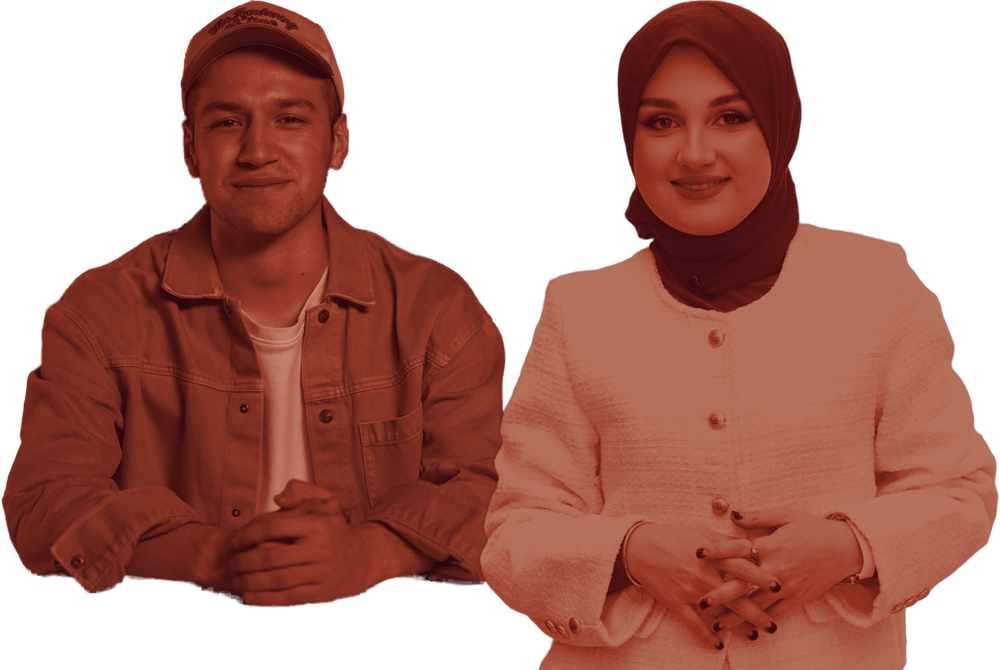
#> input picture super-ai-seminar/design/assets/crew_pair.png, 1000 x 670 px, shrunk from 1295 x 868 before the run
$ python -i grade.py   (imports and definitions only)
#> lines starting #> are read from the running program, lines starting #| are printed output that depends on the picture
"""Spiker rasmlarini yagona uslubga keltirish uchun ranglar bilan ishlash."""
from PIL import Image, ImageEnhance, ImageFilter
import numpy as np

# to'q fon uchun duoton ramp: soya -> o'rta -> yorug'lik
SHADOW = (52, 10, 16)
MID = (150, 48, 30)


def ramp_lut(high):
    lut = np.zeros((256, 3), dtype=np.float32)
    for i in range(256):
        t = i / 255.0
        if t < 0.5:
            k = t / 0.5
            c = [SHADOW[j] + (MID[j] - SHADOW[j]) * k for j in range(3)]
        else:
            k = (t - 0.5) / 0.5
            c = [MID[j] + (high[j] - MID[j]) * k for j in range(3)]
        lut[i] = c
    return lut


def clean_alpha(im, res):
    """Fondagi juda past alfa qiymatlarini nolga tushiradi (hoshiya yo'qoladi)."""
    al = np.asarray(im.getchannel('A')).astype(np.float32)
    lo, hi = 26.0, 232.0
    al = ((al - lo) * (255.0 / (hi - lo))).clip(0, 255)
    res.putalpha(Image.fromarray(al.astype(np.uint8)).filter(ImageFilter.GaussianBlur(0.6)))
    return res


def apply_grade(im, mix, contrast, brightness, high, saturation=0.72):
    """To'q burgundi duoton (qora-qizil fon uchun)."""
    rgb = im.convert('RGB')
    rgb = ImageEnhance.Color(rgb).enhance(saturation)
    rgb = ImageEnhance.Contrast(rgb).enhance(contrast)
    rgb = ImageEnhance.Brightness(rgb).enhance(brightness)
    a = np.asarray(rgb).astype(np.float32)
    lum = (0.299 * a[..., 0] + 0.587 * a[..., 1] + 0.114 * a[..., 2]).clip(0, 255).astype(np.uint8)
    duo = ramp_lut(high)[lum]
    out = (a * (1 - mix) + duo * mix).clip(0, 255).astype(np.uint8)
    return clean_alpha(im, Image.fromarray(out).convert('RGBA'))


def apply_light_grade(im, gains=(1.0, 1.0, 1.0), brightness=1.0, contrast=1.0,
                      saturation=1.0, lift=0.0):
    """Oq fon uchun: kanal balansi bilan ikkala rasmning rang harorati tenglashtiriladi."""
    rgb = im.convert('RGB')
    rgb = ImageEnhance.Color(rgb).enhance(saturation)
    rgb = ImageEnhance.Contrast(rgb).enhance(contrast)
    rgb = ImageEnhance.Brightness(rgb).enhance(brightness)
    a = np.asarray(rgb).astype(np.float32)
    a *= np.array(gains, dtype=np.float32)
    if lift:
        a = a + (255.0 - a) * lift          # soyalarni yumshatish
    out = a.clip(0, 255).astype(np.uint8)
    return clean_alpha(im, Image.fromarray(out).convert('RGBA'))

>>> from PIL import Image
>>> picture = Image.open('assets/crew_pair.png')
#> picture is the input picture: PIL image 1000x670 RGBA; mean R, G, B, A 88.7, 41.3, 32, 158
>>> result = apply_light_grade(picture)
#> in apply_light_grade, `rgb = im.convert('RGB')`:
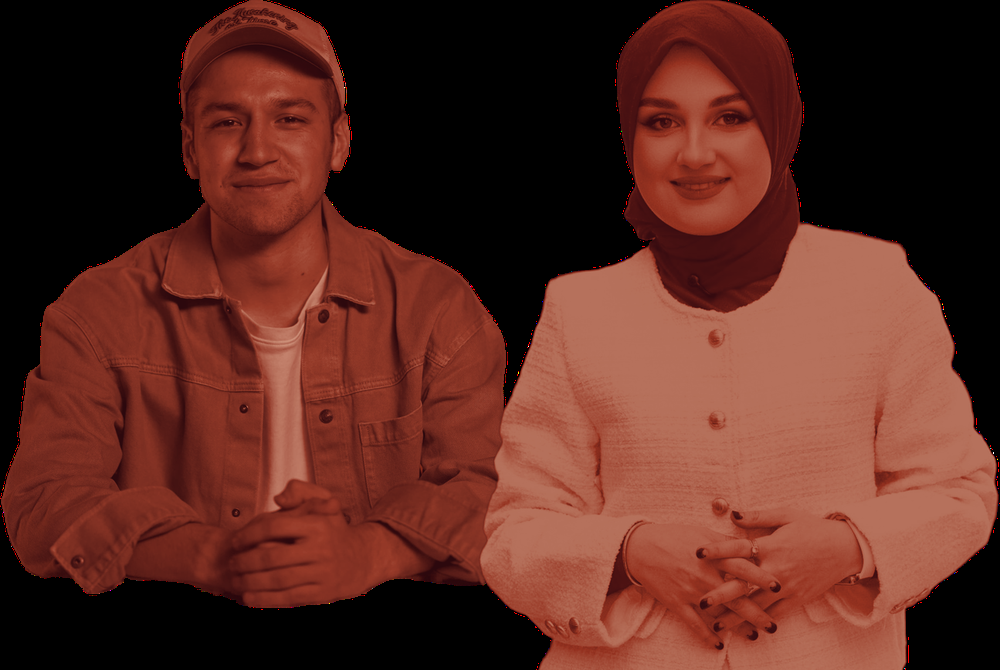
#> rgb: PIL image 1000x670 RGB; mean R, G, B 88.7, 41.3, 32
#> in clean_alpha, `al = np.asarray(im.getchannel('A')).astype(np.float32)`:
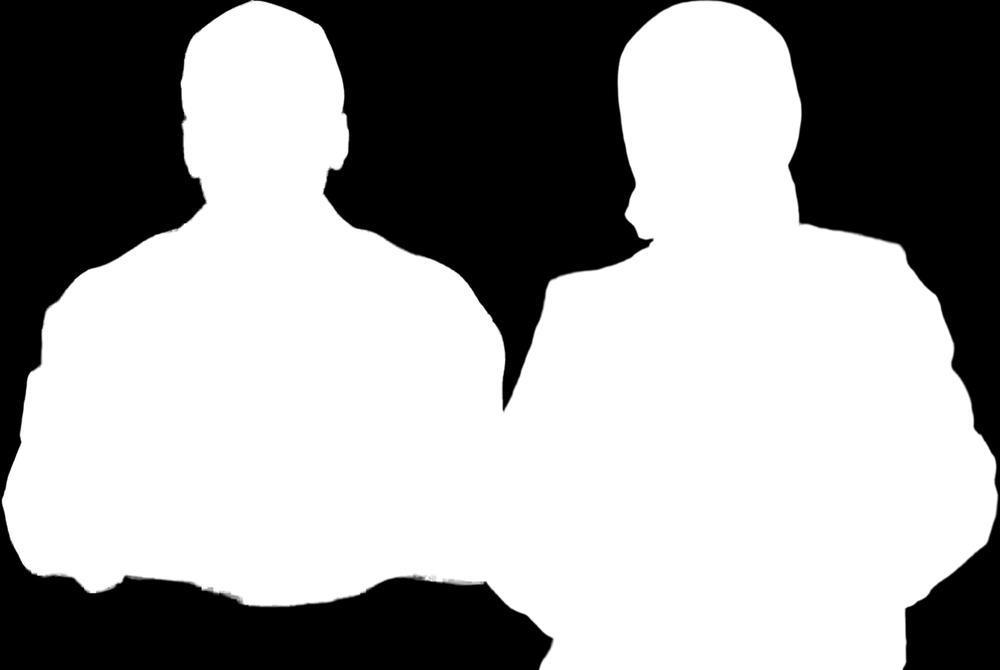
#> al: shape (670, 1000) float32; min 0, max 255, mean 158

$ run again, on super-ai-seminar/design/assets/sp1_cut.png
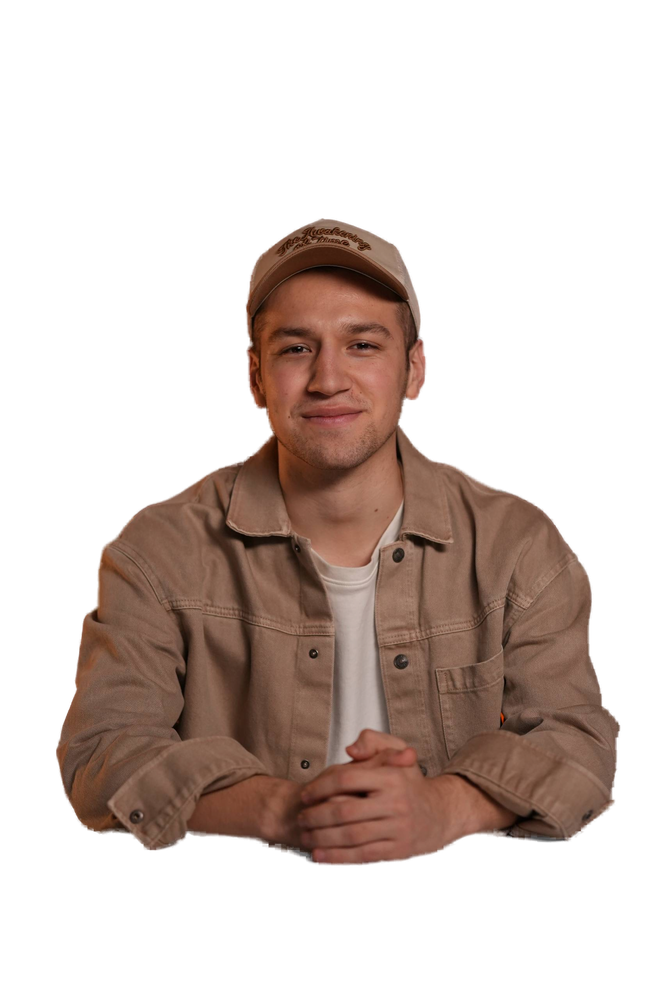
#> input picture super-ai-seminar/design/assets/sp1_cut.png, 666 x 1000 px, shrunk from 1706 x 2560 before the run
#> picture is the input picture: PIL image 666x1000 RGBA; mean R, G, B, A 42.6, 29.7, 24.1, 84.8
#> in apply_light_grade, `rgb = im.convert('RGB')`:
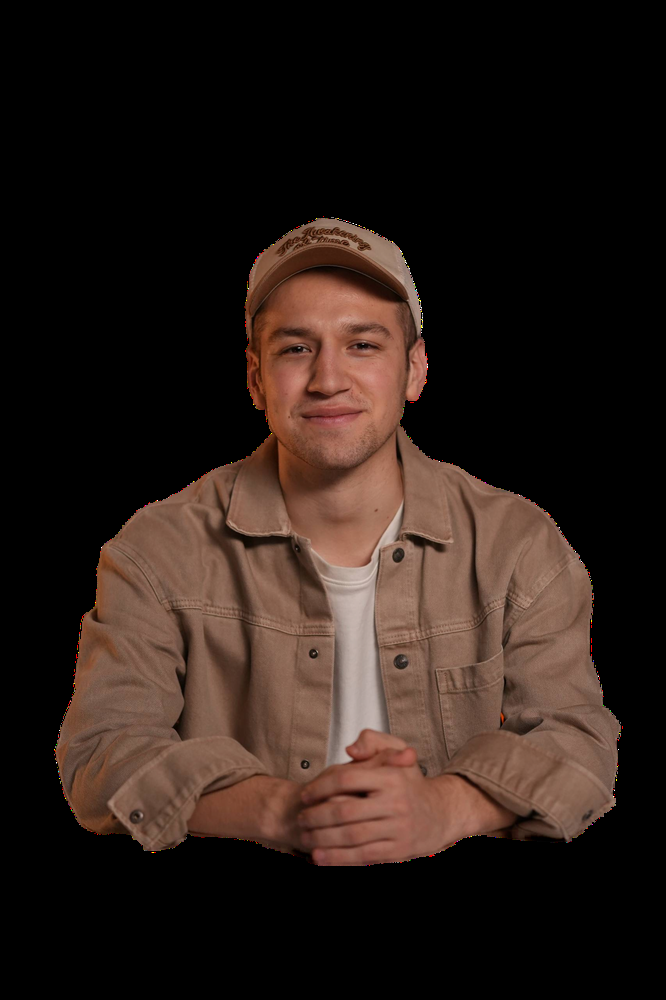
#> rgb: PIL image 666x1000 RGB; mean R, G, B 42.6, 29.7, 24.1
#> in clean_alpha, `al = np.asarray(im.getchannel('A')).astype(np.float32)`:
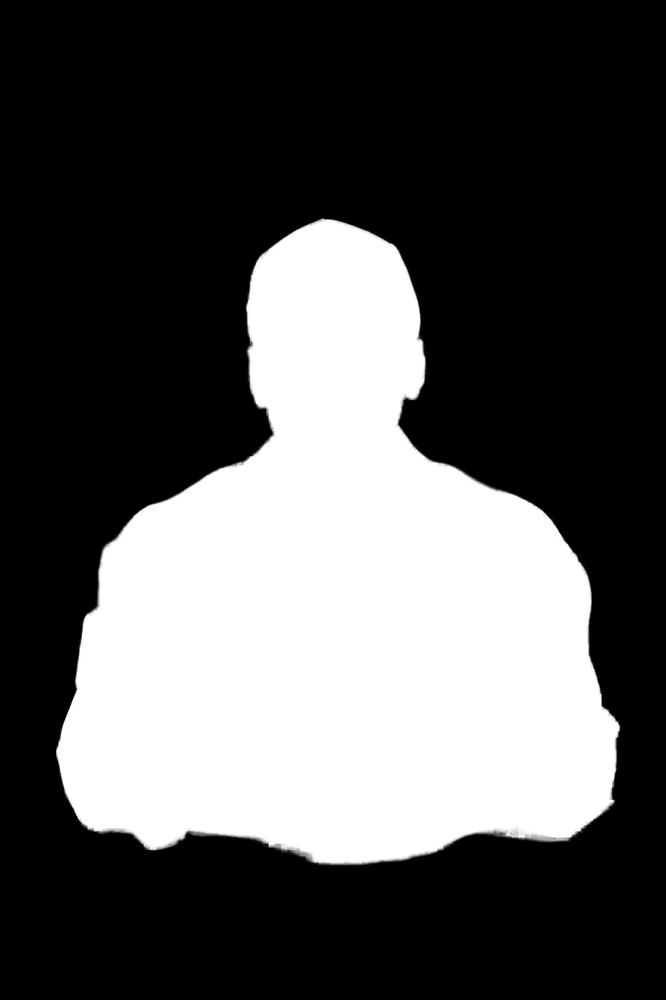
#> al: shape (1000, 666) float32; min 0, max 255, mean 84.8

$ run again, on super-ai-seminar/design/assets/sp1_g.png
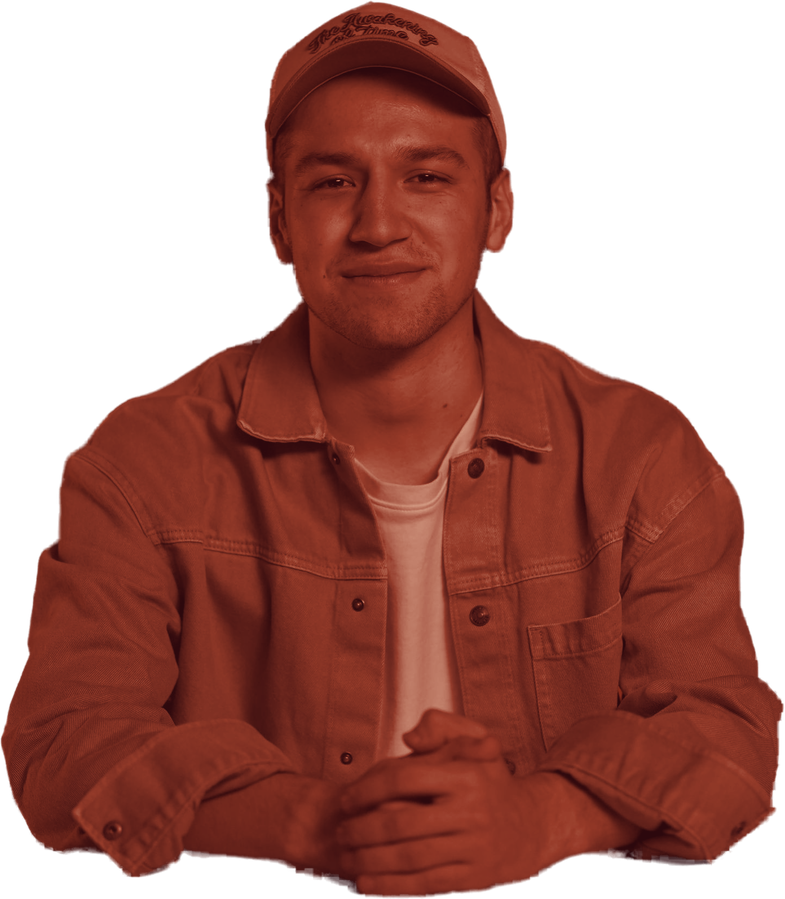
#> input picture super-ai-seminar/design/assets/sp1_g.png, 785 x 899 px, shrunk from 1392 x 1595 before the run
#> picture is the input picture: PIL image 785x899 RGBA; mean R, G, B, A 76.5, 29.2, 21.7, 154.1
#> in apply_light_grade, `rgb = im.convert('RGB')`:
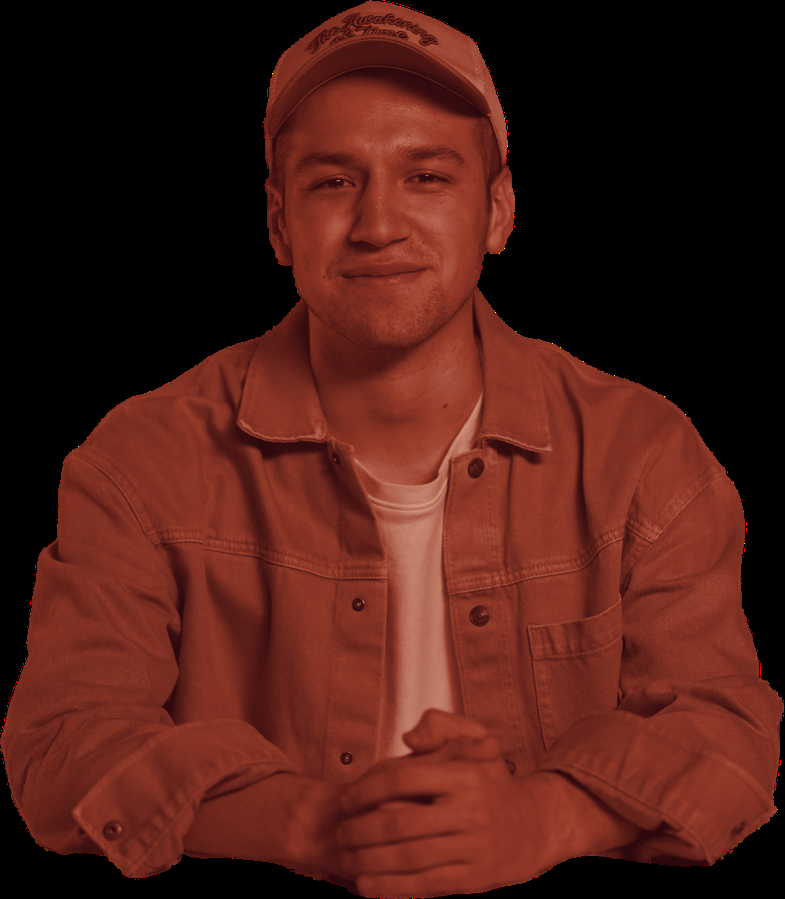
#> rgb: PIL image 785x899 RGB; mean R, G, B 76.5, 29.2, 21.7
#> in clean_alpha, `al = np.asarray(im.getchannel('A')).astype(np.float32)`:
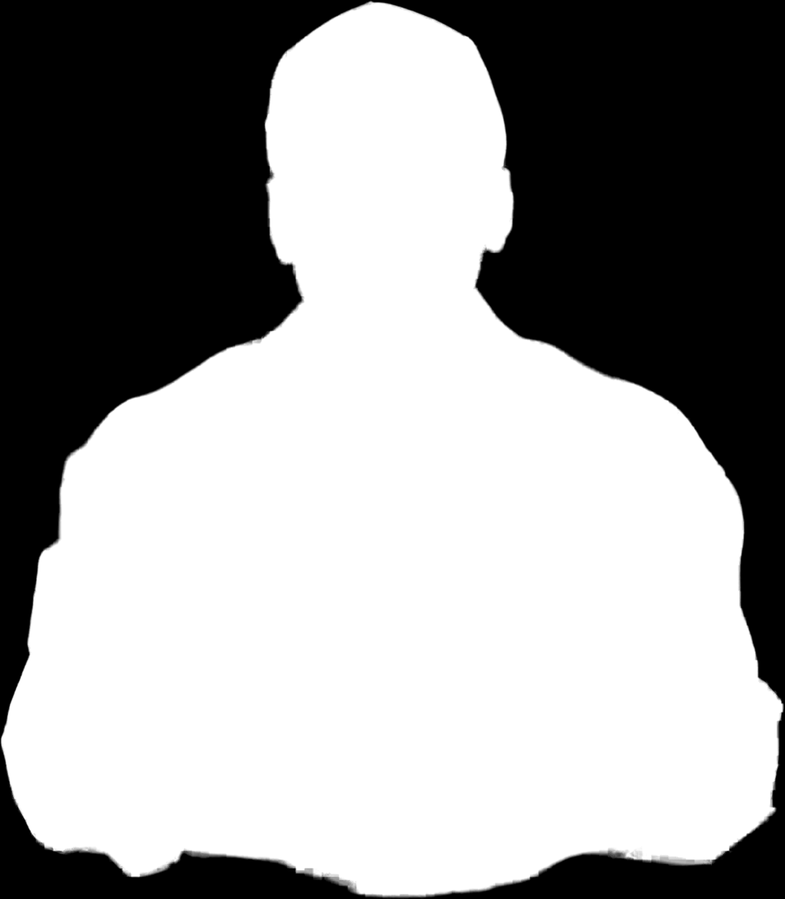
#> al: shape (899, 785) float32; min 0, max 255, mean 154.1

$ run again, on super-ai-seminar/design/assets/sp2_cut.png
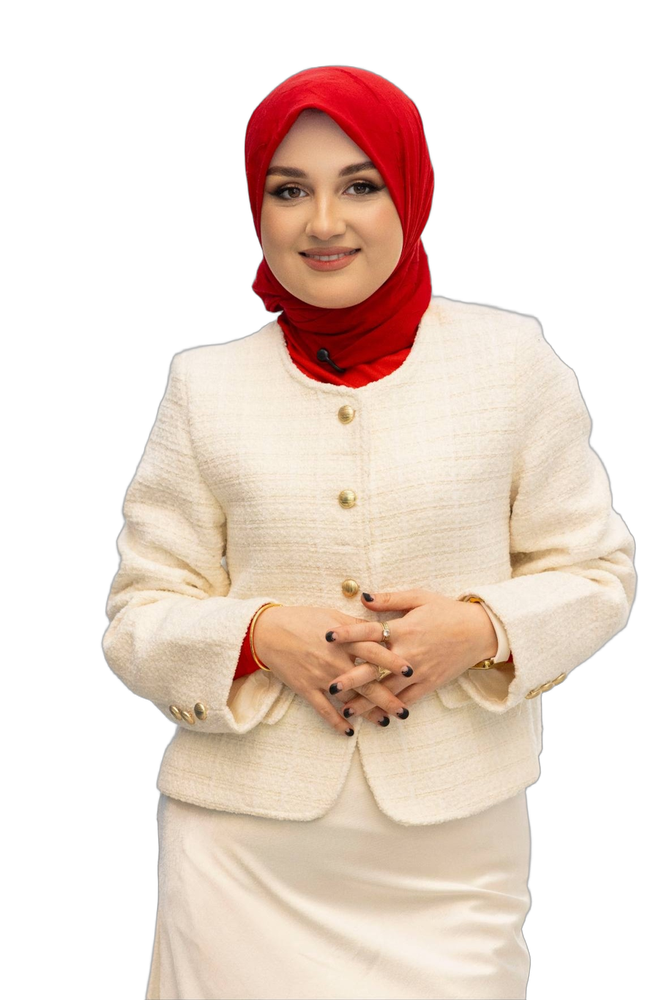
#> input picture super-ai-seminar/design/assets/sp2_cut.png, 667 x 1000 px, shrunk from 934 x 1400 before the run
#> picture is the input picture: PIL image 667x1000 RGBA; mean R, G, B, A 108.6, 91.7, 81.8, 125.6
#> in apply_light_grade, `rgb = im.convert('RGB')`:
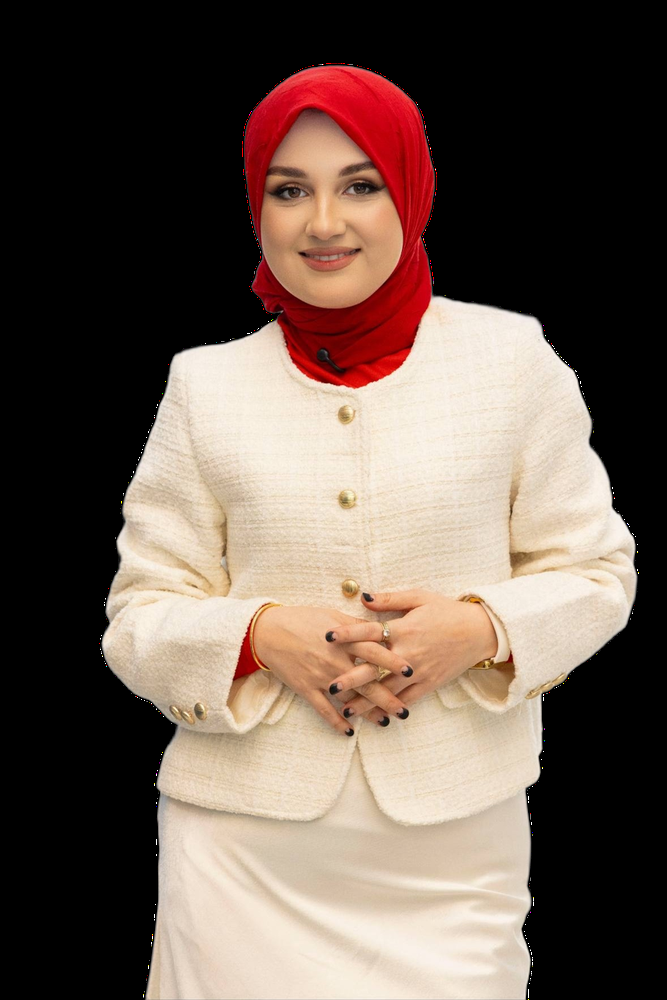
#> rgb: PIL image 667x1000 RGB; mean R, G, B 108.6, 91.7, 81.8
#> in clean_alpha, `al = np.asarray(im.getchannel('A')).astype(np.float32)`:
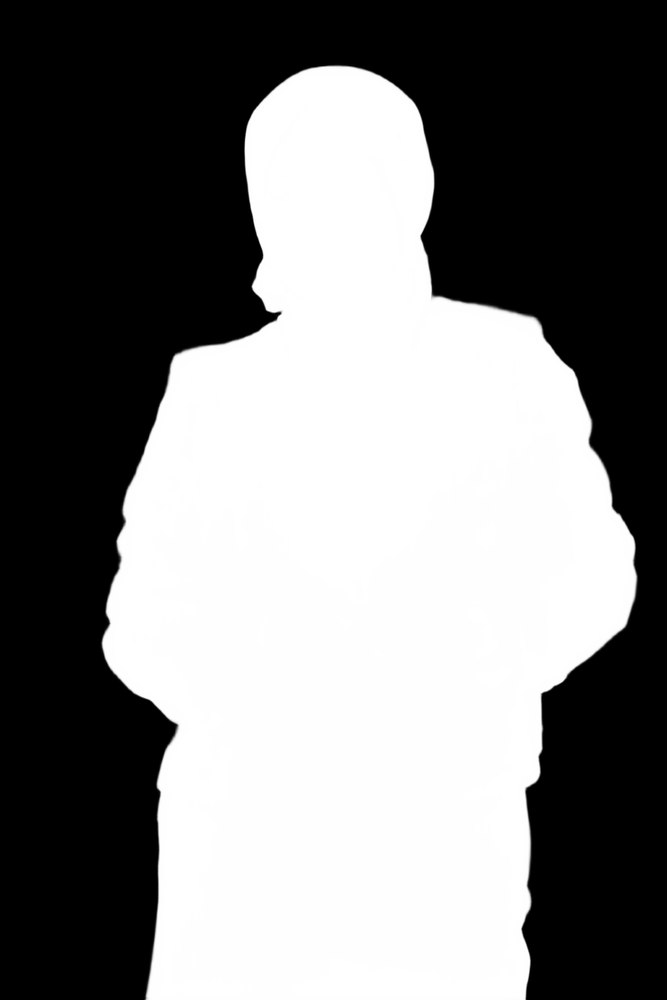
#> al: shape (1000, 667) float32; min 0, max 255, mean 125.6
